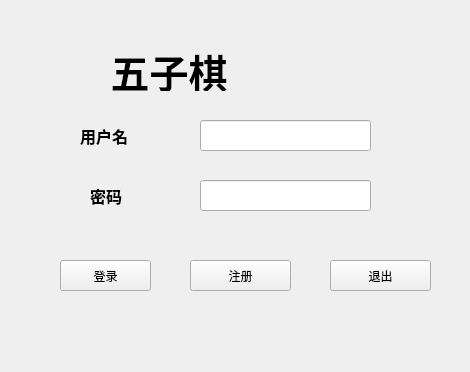
<?xml version="1.0" encoding="UTF-8"?>
<ui version="4.0">
 <class>Login</class>
 <widget class="QWidget" name="Login">
  <property name="geometry">
   <rect>
    <x>0</x>
    <y>0</y>
    <width>470</width>
    <height>372</height>
   </rect>
  </property>
  <property name="windowTitle">
   <string>Form</string>
  </property>
  <widget class="QPushButton" name="loginGame">
   <property name="geometry">
    <rect>
     <x>60</x>
     <y>260</y>
     <width>91</width>
     <height>31</height>
    </rect>
   </property>
   <property name="text">
    <string>登录</string>
   </property>
  </widget>
  <widget class="QPushButton" name="NewMemb">
   <property name="geometry">
    <rect>
     <x>190</x>
     <y>260</y>
     <width>101</width>
     <height>31</height>
    </rect>
   </property>
   <property name="text">
    <string>注册</string>
   </property>
  </widget>
  <widget class="QLineEdit" name="password">
   <property name="geometry">
    <rect>
     <x>200</x>
     <y>180</y>
     <width>171</width>
     <height>31</height>
    </rect>
   </property>
   <property name="echoMode">
    <enum>QLineEdit::Password</enum>
   </property>
   <property name="dragEnabled">
    <bool>false</bool>
   </property>
   <property name="readOnly">
    <bool>false</bool>
   </property>
  </widget>
  <widget class="QLabel" name="label_2">
   <property name="geometry">
    <rect>
     <x>90</x>
     <y>180</y>
     <width>51</width>
     <height>31</height>
    </rect>
   </property>
   <property name="font">
    <font>
     <pointsize>12</pointsize>
     <weight>75</weight>
     <bold>true</bold>
    </font>
   </property>
   <property name="text">
    <string>密码</string>
   </property>
  </widget>
  <widget class="QLineEdit" name="username">
   <property name="geometry">
    <rect>
     <x>200</x>
     <y>120</y>
     <width>171</width>
     <height>31</height>
    </rect>
   </property>
  </widget>
  <widget class="QLabel" name="label">
   <property name="geometry">
    <rect>
     <x>80</x>
     <y>120</y>
     <width>91</width>
     <height>31</height>
    </rect>
   </property>
   <property name="font">
    <font>
     <pointsize>12</pointsize>
     <weight>75</weight>
     <bold>true</bold>
    </font>
   </property>
   <property name="text">
    <string>用户名</string>
   </property>
  </widget>
  <widget class="QLabel" name="label_3">
   <property name="geometry">
    <rect>
     <x>70</x>
     <y>50</y>
     <width>289</width>
     <height>41</height>
    </rect>
   </property>
   <property name="font">
    <font>
     <family>隶书</family>
     <pointsize>29</pointsize>
     <weight>75</weight>
     <italic>false</italic>
     <bold>true</bold>
    </font>
   </property>
   <property name="cursor">
    <cursorShape>ArrowCursor</cursorShape>
   </property>
   <property name="layoutDirection">
    <enum>Qt::LeftToRight</enum>
   </property>
   <property name="autoFillBackground">
    <bool>false</bool>
   </property>
   <property name="text">
    <string>    五子棋</string>
   </property>
  </widget>
  <widget class="QPushButton" name="Quit">
   <property name="geometry">
    <rect>
     <x>330</x>
     <y>260</y>
     <width>101</width>
     <height>31</height>
    </rect>
   </property>
   <property name="text">
    <string>退出</string>
   </property>
  </widget>
 </widget>
 <resources/>
 <connections/>
</ui>
